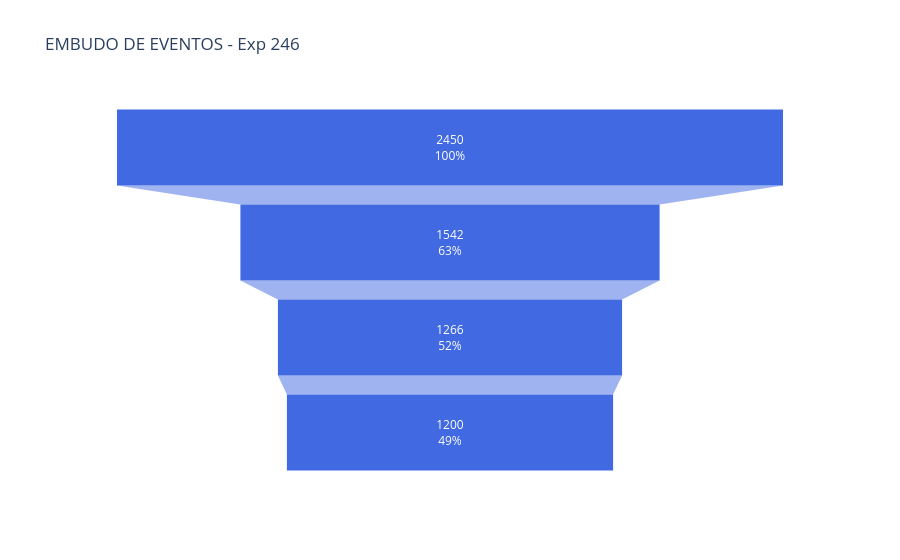
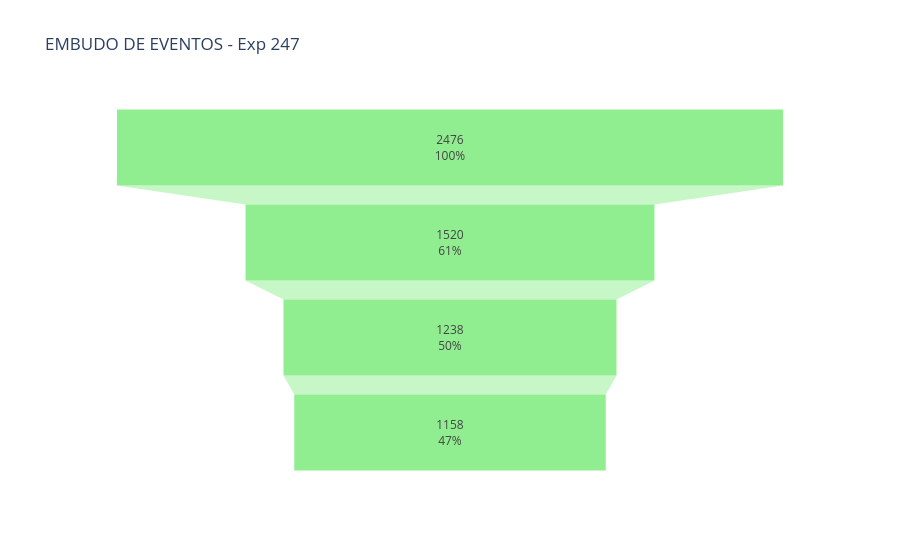
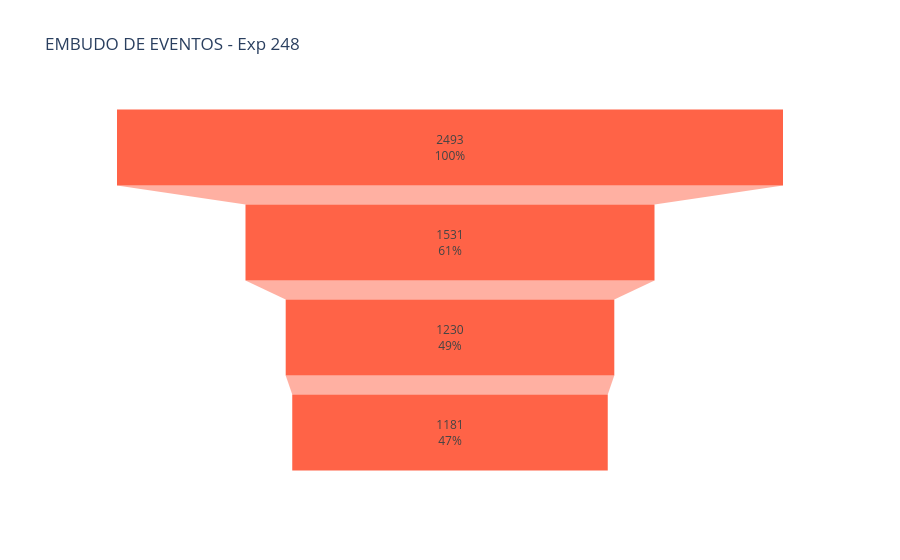

Notebook code cell kept with these figures, in order:
### Markdown cell above
### 5.1. Análisis de los embudos por experimento

### Code cell
# Analisis por grupo
# Cuantos usuarios hay en cada grupo
events_by_group = df_filtered.groupby(['event_name', 'exp_id'], as_index=False).agg({'event_timestamp':'count', 'user_id':'nunique'}).sort_values(['user_id'], ascending=False)
events_by_group.columns = ['event_name', 'exp_id', 'events_count', 'users_count']

# Eliminar el evento 'Tutorial'
events_by_group = events_by_group[np.logical_not(events_by_group['event_name'] == 'Tutorial')]

# Dividir por 'ExpId'
funnel_246 = events_by_group[events_by_group['exp_id'] == 246].sort_values('users_count', ascending=False)
funnel_247 = events_by_group[events_by_group['exp_id'] == 247].sort_values('users_count', ascending=False)
funnel_248 = events_by_group[events_by_group['exp_id'] == 248].sort_values('users_count', ascending=False)

# Crear columnas 'Proportion' y 'UserLost'
funnel_246['proportion'] = (funnel_246['users_count'] / funnel_246['users_count'].max()).round(3)
funnel_246['users_lost'] = funnel_246['proportion'] - funnel_246['proportion'].shift(1)
funnel_246['users_lost'] = funnel_246['users_lost'].fillna(0)

funnel_247['proportion'] = (funnel_247['users_count'] / funnel_247['users_count'].max()).round(3)
funnel_247['users_lost'] = funnel_247['proportion'] - funnel_247['proportion'].shift(1)
funnel_247['users_lost'] = funnel_247['users_lost'].fillna(0)

funnel_248['proportion'] = (funnel_248['users_count'] / funnel_248['users_count'].max()).round(3)
funnel_248['users_lost'] = funnel_248['proportion'] - funnel_248['proportion'].shift(1)
funnel_248['users_lost'] = funnel_248['users_lost'].fillna(0)

# Graficar Embudos
# -------------------- Exp 246 --------------------
fig_246 = px.funnel(
    funnel_246,
    x= 'users_count', 
    y= 'event_name',
    text= 'users_count',
    template= 'plotly_white',
    title= 'EMBUDO DE EVENTOS - Exp 246',
    labels={'event_name': 'ETAPA', 'users_count': 'USUARIOS'}
)
fig_246.update_traces(textinfo="value+percent initial", marker_color= 'Royalblue')
fig_246.update_yaxes(visible=False)
fig_246.show()
print(funnel_246[['event_name', 'users_count', 'proportion', 'users_lost']])

# -------------------- Exp 247 --------------------
fig_247 = px.funnel(
    funnel_247,
    x= 'users_count', 
    y= 'event_name',
    text= 'users_count',
    template= 'plotly_white',
    title= 'EMBUDO DE EVENTOS - Exp 247',
    labels={'event_name': 'ETAPA', 'users_count': 'USUARIOS'}
)
fig_247.update_traces(textinfo="value+percent initial", marker_color= 'lightgreen')
fig_247.update_yaxes(visible=False)
fig_247.show()
print(funnel_247[['event_name', 'users_count', 'proportion', 'users_lost']])

# -------------------- Exp 248 --------------------
fig_248 = px.funnel(
    funnel_248,
    x= 'users_count', 
    y= 'event_name',
    text= 'users_count',
    template= 'plotly_white',
    title= 'EMBUDO DE EVENTOS - Exp 248',
    labels={'event_name': 'ETAPA', 'users_count': 'USUARIOS'}
)
fig_248.update_traces(textinfo="value+percent initial", marker_color= 'tomato')
fig_248.update_yaxes(visible=False)
fig_248.show()
print(funnel_248[['event_name', 'users_count', 'proportion', 'users_lost']])

### Figure 1 — Plotly figure (JSON) as saved in the notebook; plotly's stock layout.template omitted (floating-point values rounded to 4 significant figures)
{"data": [{"hovertemplate": "USUARIOS=%{text}<br>ETAPA=%{y}<extra></extra>", "legendgroup": "", "marker": {"color": "Royalblue"}, "name": "", "orientation": "h", "showlegend": false, "text": [2450, 1542, 1266, 1200], "textinfo": "value+percent initial", "type": "funnel", "x": [2450, 1542, 1266, 1200], "xaxis": "x", "y": ["MainScreenAppear", "OffersScreenAppear", "CartScreenAppear", "PaymentScreenSuccessful"], "yaxis": "y"}], "layout": {"legend": {"tracegroupgap": 0}, "title": {"text": "EMBUDO DE EVENTOS - Exp 246"}, "xaxis": {"anchor": "y", "domain": [0, 1], "title": {"text": "USUARIOS"}}, "yaxis": {"anchor": "x", "domain": [0, 1], "title": {"text": "ETAPA"}, "visible": false}}}

### Figure 2 — Plotly figure (JSON) as saved in the notebook; plotly's stock layout.template omitted (floating-point values rounded to 4 significant figures)
{"data": [{"hovertemplate": "USUARIOS=%{text}<br>ETAPA=%{y}<extra></extra>", "legendgroup": "", "marker": {"color": "lightgreen"}, "name": "", "orientation": "h", "showlegend": false, "text": [2476, 1520, 1238, 1158], "textinfo": "value+percent initial", "type": "funnel", "x": [2476, 1520, 1238, 1158], "xaxis": "x", "y": ["MainScreenAppear", "OffersScreenAppear", "CartScreenAppear", "PaymentScreenSuccessful"], "yaxis": "y"}], "layout": {"legend": {"tracegroupgap": 0}, "title": {"text": "EMBUDO DE EVENTOS - Exp 247"}, "xaxis": {"anchor": "y", "domain": [0, 1], "title": {"text": "USUARIOS"}}, "yaxis": {"anchor": "x", "domain": [0, 1], "title": {"text": "ETAPA"}, "visible": false}}}

### Figure 3 — Plotly figure (JSON) as saved in the notebook; plotly's stock layout.template omitted (floating-point values rounded to 4 significant figures)
{"data": [{"hovertemplate": "USUARIOS=%{text}<br>ETAPA=%{y}<extra></extra>", "legendgroup": "", "marker": {"color": "tomato"}, "name": "", "orientation": "h", "showlegend": false, "text": [2493, 1531, 1230, 1181], "textinfo": "value+percent initial", "type": "funnel", "x": [2493, 1531, 1230, 1181], "xaxis": "x", "y": ["MainScreenAppear", "OffersScreenAppear", "CartScreenAppear", "PaymentScreenSuccessful"], "yaxis": "y"}], "layout": {"legend": {"tracegroupgap": 0}, "title": {"text": "EMBUDO DE EVENTOS - Exp 248"}, "xaxis": {"anchor": "y", "domain": [0, 1], "title": {"text": "USUARIOS"}}, "yaxis": {"anchor": "x", "domain": [0, 1], "title": {"text": "ETAPA"}, "visible": false}}}
